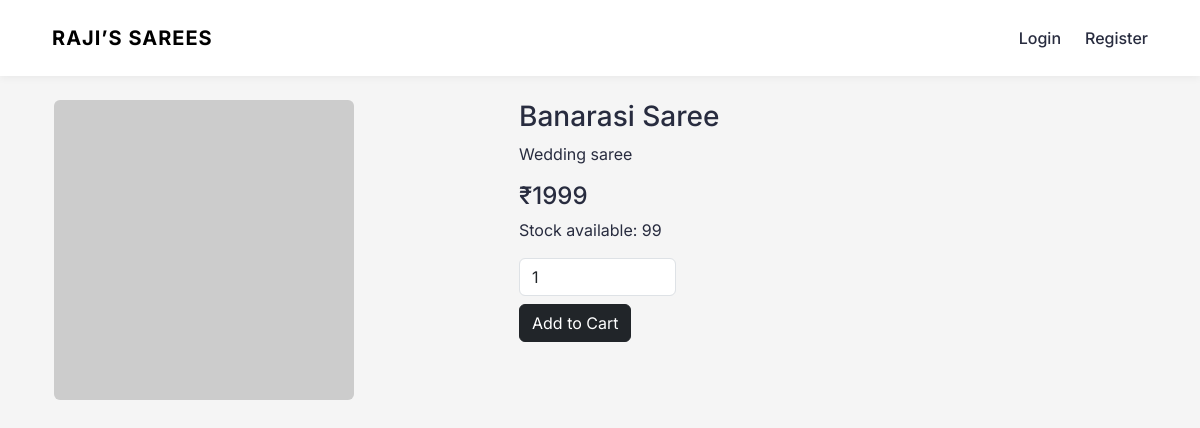
The app's page /product/2, older data.
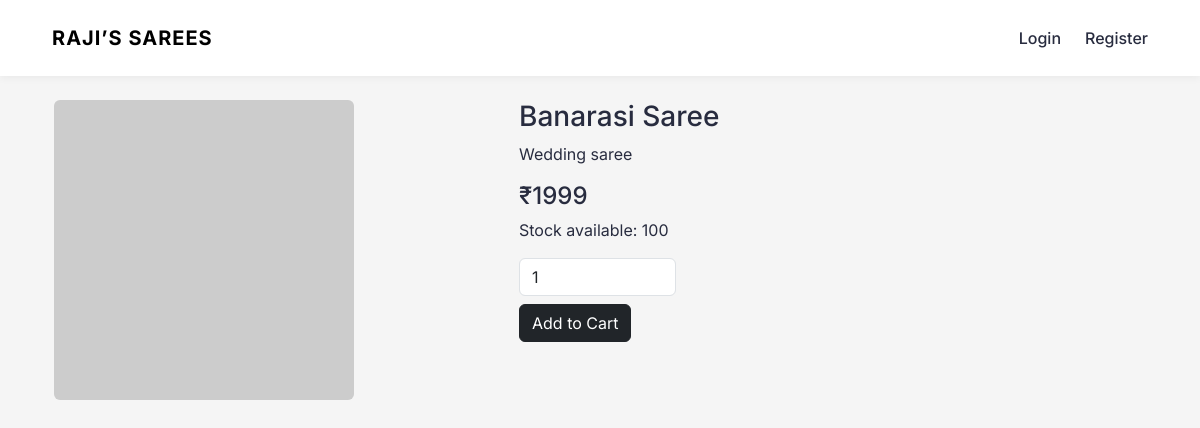
The same page, newer data.
### app.py (models this page shows)
class Product(db.Model):
    id = db.Column(db.Integer, primary_key=True)
    name = db.Column(db.String(150), nullable=False)
    mrp = db.Column(db.Integer, nullable=False)
    price = db.Column(db.Integer, nullable=False)
    stock = db.Column(db.Integer, nullable=False)
    image = db.Column(db.String(300), nullable=False)
    description = db.Column(db.Text, nullable=False)

### app.py (the view)
@app.route("/product/<int:id>")
def product_detail(id):
    product = Product.query.get_or_404(id)
    return render_template("product_detail.html", product=product)

### app.py (called while the page is built)
@app.context_processor
def inject_cart_count():
    if current_user.is_authenticated:
        count = db.session.query(
            func.sum(CartItem.quantity)
        ).filter_by(user_id=current_user.id).scalar()
        return {"cart_count": count or 0}
    return {"cart_count": 0}

### templates/product_detail.html
{% extends "base.html" %}
{% block content %}
<div class="container mt-4">
  <div class="row">
    <div class="col-md-5">
      <img src="{{ product.image }}" class="img-fluid rounded">
    </div>
    <div class="col-md-7">
      <h3>{{ product.name }}</h3>
      <p>{{ product.description }}</p>
      <h4>₹{{ product.price }}</h4>
      <p>Stock available: {{ product.stock }}</p>
      {% if product.stock > 0 %}
      <form method="POST" action="/add-to-cart/{{ product.id }}">
        <input
          type="number"
          name="quantity"
          value="1"
          min="1"
          max="{{ product.stock }}"
          class="form-control w-25 mb-2"
        >
        <button class="btn btn-dark">
          Add to Cart
        </button>
      </form>
      {% else %}
        <p class="text-danger">Out of stock</p>
      {% endif %}
    </div>
  </div>
</div>
{% endblock %}

Row changes from the older to the newer data that the page shows:
changed Product "Banarasi Saree": stock "99" → "100"
